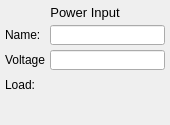
<?xml version="1.0" encoding="UTF-8"?>
<ui version="4.0">
 <class>SourceWidget</class>
 <widget class="QWidget" name="SourceWidget">
  <property name="geometry">
   <rect>
    <x>0</x>
    <y>0</y>
    <width>170</width>
    <height>125</height>
   </rect>
  </property>
  <property name="windowTitle">
   <string>Form</string>
  </property>
  <widget class="QLineEdit" name="valueLineEdit">
   <property name="geometry">
    <rect>
     <x>50</x>
     <y>50</y>
     <width>115</width>
     <height>20</height>
    </rect>
   </property>
  </widget>
  <widget class="QLabel" name="valueLabel">
   <property name="geometry">
    <rect>
     <x>5</x>
     <y>50</y>
     <width>40</width>
     <height>20</height>
    </rect>
   </property>
   <property name="text">
    <string>Voltage:</string>
   </property>
  </widget>
  <widget class="QLabel" name="loadLabel">
   <property name="geometry">
    <rect>
     <x>5</x>
     <y>75</y>
     <width>40</width>
     <height>20</height>
    </rect>
   </property>
   <property name="text">
    <string>Load:</string>
   </property>
  </widget>
  <widget class="QLabel" name="loadValueLabel">
   <property name="geometry">
    <rect>
     <x>50</x>
     <y>75</y>
     <width>115</width>
     <height>20</height>
    </rect>
   </property>
   <property name="font">
    <font>
     <weight>75</weight>
     <bold>true</bold>
    </font>
   </property>
   <property name="text">
    <string/>
   </property>
  </widget>
  <widget class="QLabel" name="nodeTypeLabel">
   <property name="geometry">
    <rect>
     <x>5</x>
     <y>5</y>
     <width>160</width>
     <height>15</height>
    </rect>
   </property>
   <property name="font">
    <font>
     <pointsize>10</pointsize>
     <weight>50</weight>
     <bold>false</bold>
    </font>
   </property>
   <property name="text">
    <string>Power Input</string>
   </property>
   <property name="alignment">
    <set>Qt::AlignCenter</set>
   </property>
  </widget>
  <widget class="QLabel" name="nameLabel">
   <property name="geometry">
    <rect>
     <x>5</x>
     <y>25</y>
     <width>40</width>
     <height>20</height>
    </rect>
   </property>
   <property name="font">
    <font>
     <pointsize>9</pointsize>
     <weight>50</weight>
     <bold>false</bold>
    </font>
   </property>
   <property name="text">
    <string>Name:</string>
   </property>
  </widget>
  <widget class="QLineEdit" name="nameLineEdit">
   <property name="geometry">
    <rect>
     <x>50</x>
     <y>25</y>
     <width>115</width>
     <height>20</height>
    </rect>
   </property>
  </widget>
 </widget>
 <resources/>
 <connections/>
</ui>
